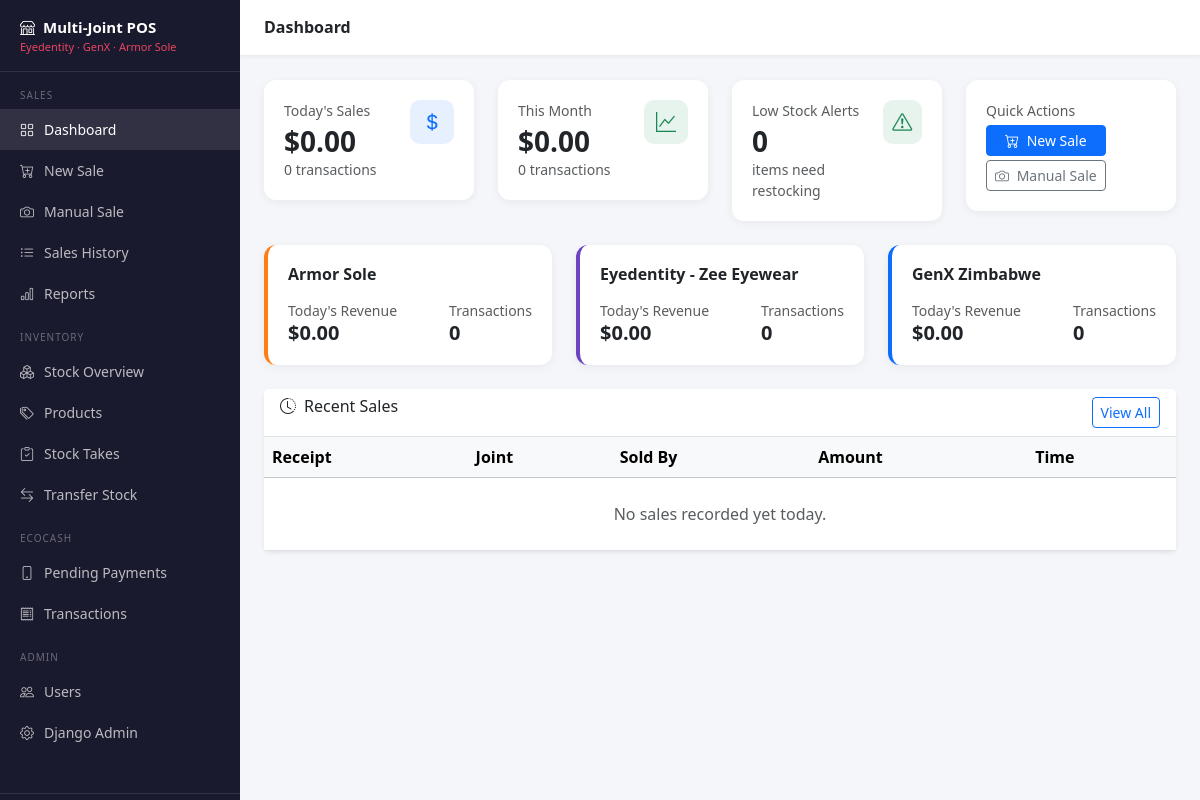
The app's page /sales/ (signed in), older data.
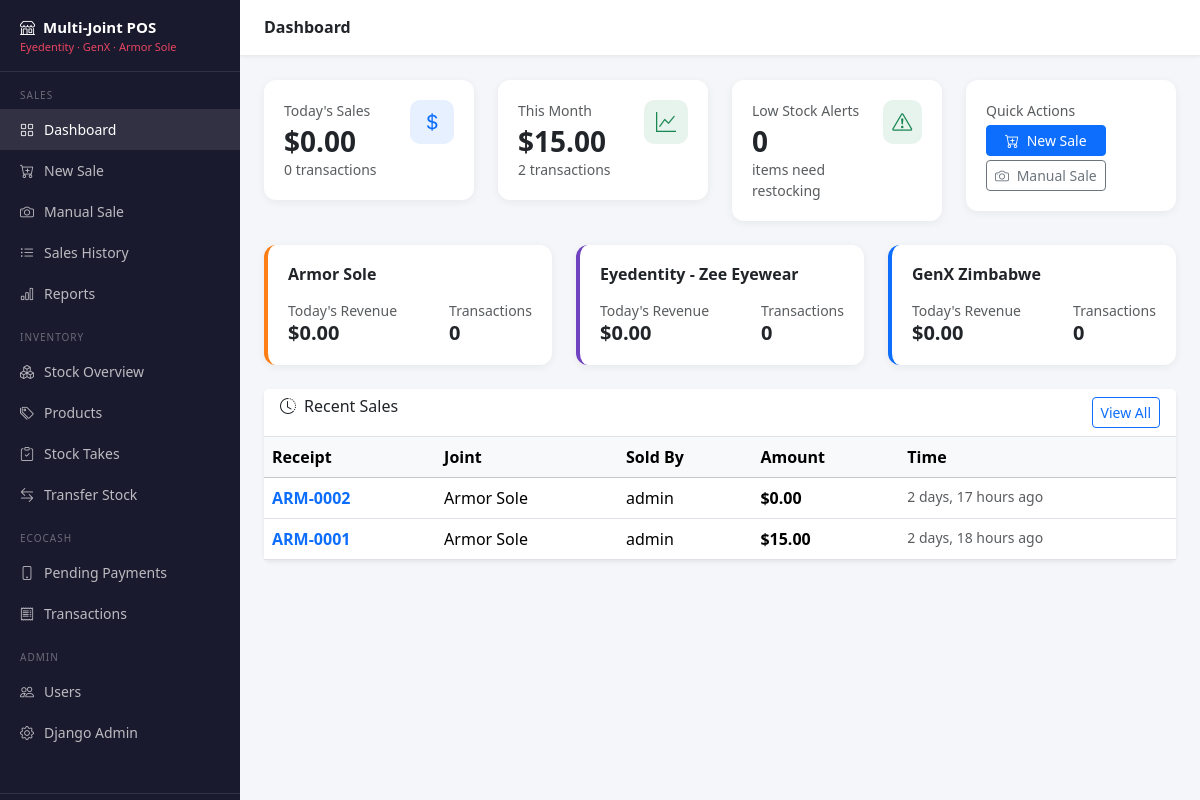
The same page, newer data.
### inventory/models.py (models this page shows, shortened)
class Joint(models.Model):
    JOINT_CHOICES = [
        ('eyedentity', 'Eyedentity'),
        ('genx', 'GenX'),
        ('armor_sole', 'Armor Sole'),
    ]
    name = models.CharField(
        max_length=50,
        choices=JOINT_CHOICES,
        unique=True,
        help_text="The name/identifier of this shop."
    )
    display_name = models.CharField(max_length=100, help_text="Full display name, e.g. 'Eyedentity - Zee Eyewear'")
    phone = models.CharField(max_length=20, blank=True)
    address = models.TextField(blank=True)
    uses_product_codes = models.BooleanField(
        default=False,
        help_text="Eyedentity and Armor Sole use product codes; GenX does not."
    )
    class Meta:
        ordering = ['name']

### sales/models.py (models this page shows, shortened)
class Sale(models.Model):
    PAYMENT_CHOICES = [
        ('cash', 'Cash'),
        ('ecocash', 'EcoCash'),
        ('card', 'Card'),
        ('mixed', 'Mixed (Cash + EcoCash)'),
    ]
    SALE_TYPE_CHOICES = [
        ('system', 'System Sale'),
        ('manual', 'Manual Sale (Receipt Upload)'),
    ]
    joint = models.ForeignKey(Joint, on_delete=models.PROTECT, related_name='sales')
    sold_by = models.ForeignKey(
        'users.User',
        on_delete=models.PROTECT,
        related_name='sales_made',
        help_text="The staff member who processed this sale."
    )
    sale_date = models.DateTimeField(default=timezone.now)
    created_at = models.DateTimeField(auto_now_add=True)
    payment_method = models.CharField(max_length=20, choices=PAYMENT_CHOICES, default='cash')
    sale_type = models.CharField(max_length=20, choices=SALE_TYPE_CHOICES, default='system')
    manual_receipt_image = models.ImageField(
        upload_to='manual_receipts/%Y/%m/',
        null=True,
        blank=True,
        help_text="Photo of the manual receipt (for manual sales only)."
    )
    customer_name = models.CharField(max_length=200, blank=True, help_text="Optional customer name.")
    notes = models.TextField(blank=True)
    receipt_number = models.CharField(max_length=50, unique=True, blank=True)
    @property
    def total_amount(self):
        return sum(item.line_total for item in self.items.all())
    class Meta:
        ordering = ['-sale_date']

class SaleItem(models.Model):
    sale = models.ForeignKey(Sale, on_delete=models.PROTECT, related_name='items')
    product = models.ForeignKey(Product, on_delete=models.PROTECT, related_name='sale_items')
    quantity = models.PositiveIntegerField()
    unit_price = models.DecimalField(
        max_digits=10,
        decimal_places=2,
        help_text="Price per unit at time of sale (snapshot, in case price changes later)."
    )
    @property
    def line_total(self):
        return self.quantity * self.unit_price
    class Meta:
        pass

### users/models.py (models this page shows, shortened)
class User(AbstractUser):
    ROLE_CHOICES = [
        ('admin', 'Admin'),       # Full access - can manage everything
        ('manager', 'Manager'),   # Can view reports, manage stock
        ('staff', 'Staff'),       # Can only make sales
    ]
    role = models.CharField(
        max_length=20,
        choices=ROLE_CHOICES,
        default='staff',
        help_text="Determines what this user can access in the system."
    )
    primary_joint = models.ForeignKey(
        'inventory.Joint',
        on_delete=models.SET_NULL,
        null=True,
        blank=True,
        related_name='staff_members',
        help_text="The shop this user primarily works at."
    )
    phone = models.CharField(max_length=20, blank=True, null=True)
    @property
    def is_admin_role(self):
        return self.role == 'admin'
    @property
    def is_manager_role(self):
        return self.role in ['admin', 'manager']

### sales/views.py (the view)
# urls.py: path('', RedirectView.as_view(pattern_name='sales:dashboard'), name='home'),
@login_required
def dashboard(request):
    today = timezone.now().date()
    today_sales = Sale.objects.filter(sale_date__date=today).prefetch_related('items')
    today_total = sum(sale.total_amount for sale in today_sales)
    today_count = today_sales.count()
    month_start = today.replace(day=1)
    month_sales = Sale.objects.filter(sale_date__date__gte=month_start).prefetch_related('items')
    month_total = sum(sale.total_amount for sale in month_sales)
    low_stock = Product.objects.select_related('stock', 'joint').filter(
        is_active=True,
        stock__quantity__lte=settings.LOW_STOCK_THRESHOLD
    )
    recent_sales = Sale.objects.select_related('joint', 'sold_by').prefetch_related('items').order_by('-created_at')[:10]
    joint_stats = []
    for joint in Joint.objects.all():
        joint_today_sales = [s for s in today_sales if s.joint_id == joint.pk]
        joint_today_total = sum(sale.total_amount for sale in joint_today_sales)
        joint_stats.append({
            'joint': joint,
            'count': len(joint_today_sales),
            'total': joint_today_total,
        })
    context = {
        'today_total': today_total,
        'today_count': today_count,
        'month_total': month_total,
        'month_count': month_sales.count(),
        'low_stock': low_stock,
        'low_stock_count': low_stock.count(),
        'recent_sales': recent_sales,
        'joint_stats': joint_stats,
    }
    return render(request, 'dashboard.html', context)

### templates/dashboard.html (shortened to what the changed rows need)
{% extends "base.html" %}
{% block content %}
<div class="row g-4 mb-4">
    <div class="col-md-3">
        <div class="stat-card">
            <div class="d-flex justify-content-between align-items-start">
                <div>
                    <div class="text-muted small mb-1">This Month</div>
                    <div class="stat-value">${{ month_total|floatformat:2 }}</div>
                    <div class="text-muted small">{{ month_count }} transaction{{ month_count|pluralize }}</div>
                </div>
            </div>
        </div>
    </div>
</div>
<div class="row g-4 mb-4">
    {% for stat in joint_stats %}
    <div class="col-md-4">
        <div class="stat-card joint-{{ stat.joint.name }}">
            <h6 class="fw-bold mb-3">{{ stat.joint.display_name }}</h6>
            <div class="d-flex justify-content-between">
                <div>
                    <div class="text-muted small">Today's Revenue</div>
                    <div class="h5 fw-bold mb-0">${{ stat.total|floatformat:2 }}</div>
                </div>
                <div>
                    <div class="text-muted small">Transactions</div>
                    <div class="h5 fw-bold mb-0">{{ stat.count }}</div>
                </div>
            </div>
        </div>
    </div>
    {% endfor %}
</div>
<div class="row g-4">
    <div class="col">
        <div class="card border-0 shadow-sm">
            <div class="card-body p-0">
                <table class="table table-hover mb-0">
                    <thead class="table-light">
                        <tr>
                            <th>Receipt</th>
                            <th>Joint</th>
                            <th>Sold By</th>
                            <th>Amount</th>
                            <th>Time</th>
                        </tr>
                    </thead>
                    <tbody>
                        {% for sale in recent_sales %}
                        <tr>
                            <td>
                                <a href="{% url 'sales:sale_detail' sale.pk %}" class="fw-semibold text-decoration-none">
                                    {{ sale.receipt_number }}
                                </a>
                            </td>
                            <td>{{ sale.joint.display_name }}</td>
                            <td>{{ sale.sold_by.get_full_name|default:sale.sold_by.username }}</td>
                            <td class="fw-bold">${{ sale.total_amount|floatformat:2 }}</td>
                            <td class="text-muted small">{{ sale.sale_date|timesince }} ago</td>
                        </tr>
                        {% empty %}
                        <tr><td colspan="5" class="text-center text-muted py-4">No sales recorded yet today.</td></tr>
                        {% endfor %}
                    </tbody>
                </table>
            </div>
        </div>
    </div>
</div>
{% endblock %}

Row changes from the older to the newer data that the page shows:
added Sale: receipt_number "ARM-0002", joint.display_name "Armor Sole", sold_by.get_full_name "admin", total_amount "0.00", sale_date "2 days, 17 hours"
added Sale: receipt_number "ARM-0001", joint.display_name "Armor Sole", sold_by.get_full_name "admin", total_amount "15.00", sale_date "2 days, 18 hours"
Text that changed along with them:
{{ month_total|floatformat:2 }}: "0.00" → "15.00"
{{ month_count }}: "0" → "2"
text no longer shown: "No sales recorded yet today."
